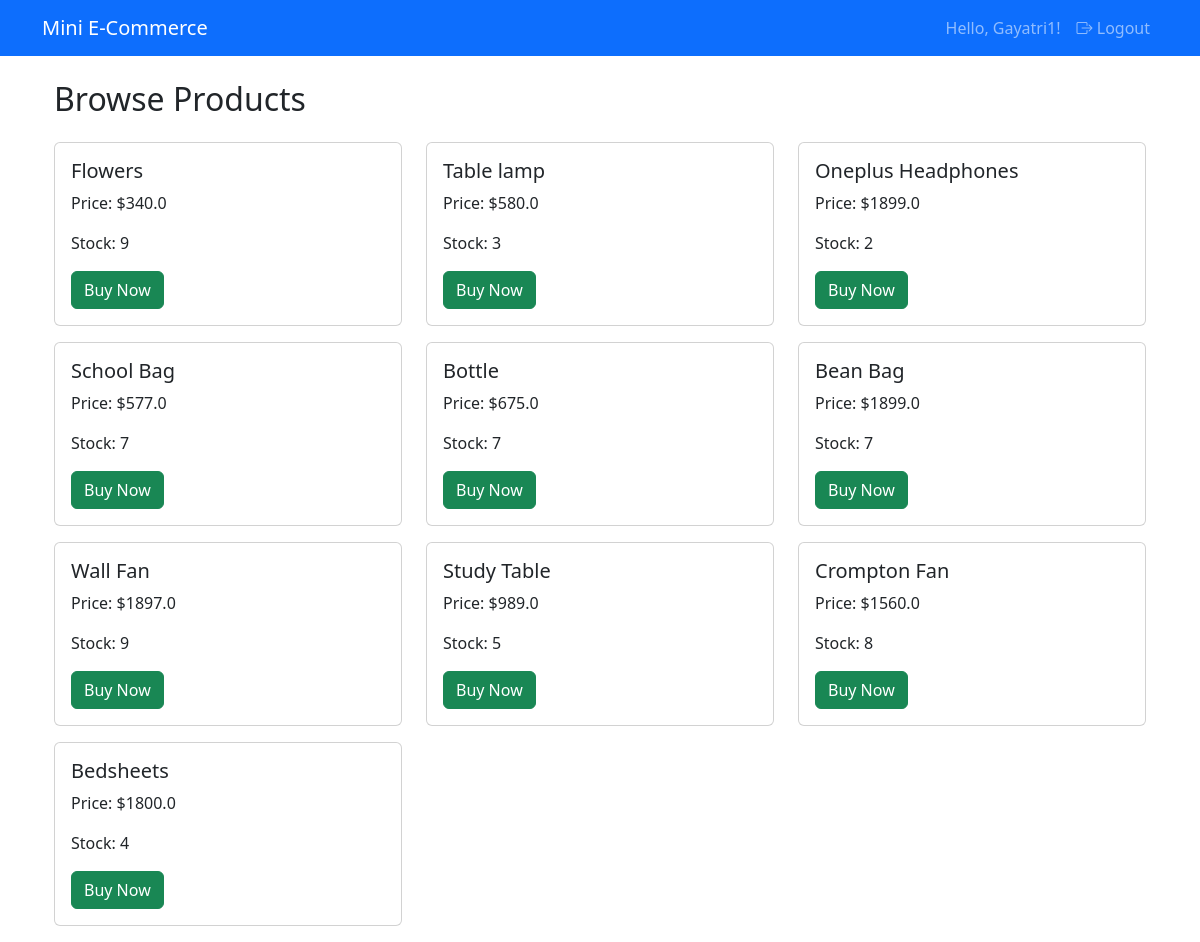
/products/all (signed in), run on the app's committed database.
### routes/users/users.py (models this page shows, shortened)
class User(db.Model):
    id = db.Column(db.Integer, primary_key=True)
    username = db.Column(db.String(100), nullable=False, unique=True)
    email = db.Column(db.String(100), nullable=False, unique=True)
    password = db.Column(db.String(200), nullable=False)
    role = db.Column(db.String(20), nullable=False, default="customer")

### routes/products/products.py (models this page shows)
class Product(db.Model):
    id = db.Column(db.Integer, primary_key=True)
    name = db.Column(db.String(100), nullable=False)
    price = db.Column(db.Float, nullable=False)
    stock = db.Column(db.Integer, nullable=False)
    seller_id = db.Column(db.Integer, nullable=False)

### routes/products/products.py (the view)
@products_bp.route("/all")
@login_required
def all_products():
    if current_user.role not in ["customer", "admin"]:
        flash("Access denied!", "danger")
        return redirect(url_for("users.login"))
    products = Product.query.all()
    return render_template("products/all_products.html", products=products)

### app.py (called while the page is built)
@login_manager.user_loader
def load_user(user_id):
    from routes.users.users import User
    return User.query.get(int(user_id))

### templates/products/all_products.html (shortened to what this page needs)
{% extends "base.html" %}
{% block content %}
<div class="container mt-4">
  <h2 class="mb-4">Browse Products</h2>
  {% if products %}
  <div class="row">
    {% for product in products %}
    <div class="col-md-4 mb-3">
      <div class="card h-100">
        <div class="card-body">
          <h5 class="card-title">{{ product.name }}</h5>
          <p class="card-text">Price: ${{ product.price }}</p>
          <p class="card-text">Stock: {{ product.stock }}</p>
          {% if current_user.role == 'customer' %}
          <form method="POST" action="{{ url_for('orders.place_order', product_id=product.id) }}">
            <button type="submit" class="btn btn-success">Buy Now</button>
          </form>
          {% endif %}
        </div>
      </div>
    </div>
    {% endfor %}
  </div>
  {% else %}
    <p>No products available at the moment.</p>
  {% endif %}
</div>
{% endblock %}

### templates/base.html (shortened to what this page needs)
<!DOCTYPE html>
<html lang="en">
<head>
    <link href="https://cdn.jsdelivr.net/npm/bootstrap@5.3.2/dist/css/bootstrap.min.css" rel="stylesheet">
    <link href="https://cdn.jsdelivr.net/npm/bootstrap-icons@1.10.5/font/bootstrap-icons.css" rel="stylesheet">
</head>
<body>
    <nav class="navbar navbar-expand-lg navbar-dark bg-primary">
        <div class="container">
            <a class="navbar-brand" href="{{ url_for('home') }}">Mini E-Commerce</a>
            <div class="collapse navbar-collapse" id="navbarNav">
                <ul class="navbar-nav ms-auto">
                    {% if current_user.is_authenticated %}
                        <li class="nav-item">
                            <span class="nav-link">Hello, {{ current_user.username }}!</span>
                        </li>
                        <li class="nav-item">
                            <a class="nav-link btn btn-outline-light btn-sm" href="{{ url_for('users.logout') }}">
                                <i class="bi bi-box-arrow-right"></i> Logout
                            </a>
                        </li>
                    {% endif %}
                </ul>
            </div>
        </div>
    </nav>
    <div class="container mt-4">
        {% block content %}{% endblock %}
    </div>
</body>
</html>

### data on the page
User: username "Gayatri1"
Product: name "Flowers", price "340.0", stock "9"
Product: name "Table lamp", price "580.0", stock "3"
Product: name "Oneplus Headphones", price "1899.0", stock "2"
Product: name "School Bag", price "577.0", stock "7"
Product: name "Bottle", price "675.0", stock "7"
Product: name "Bean Bag", price "1899.0", stock "7"
Product: name "Wall Fan", price "1897.0", stock "9"
Product: name "Study Table", price "989.0", stock "5"
Product: name "Crompton Fan", price "1560.0", stock "8"
Product: name "Bedsheets", price "1800.0", stock "4"
